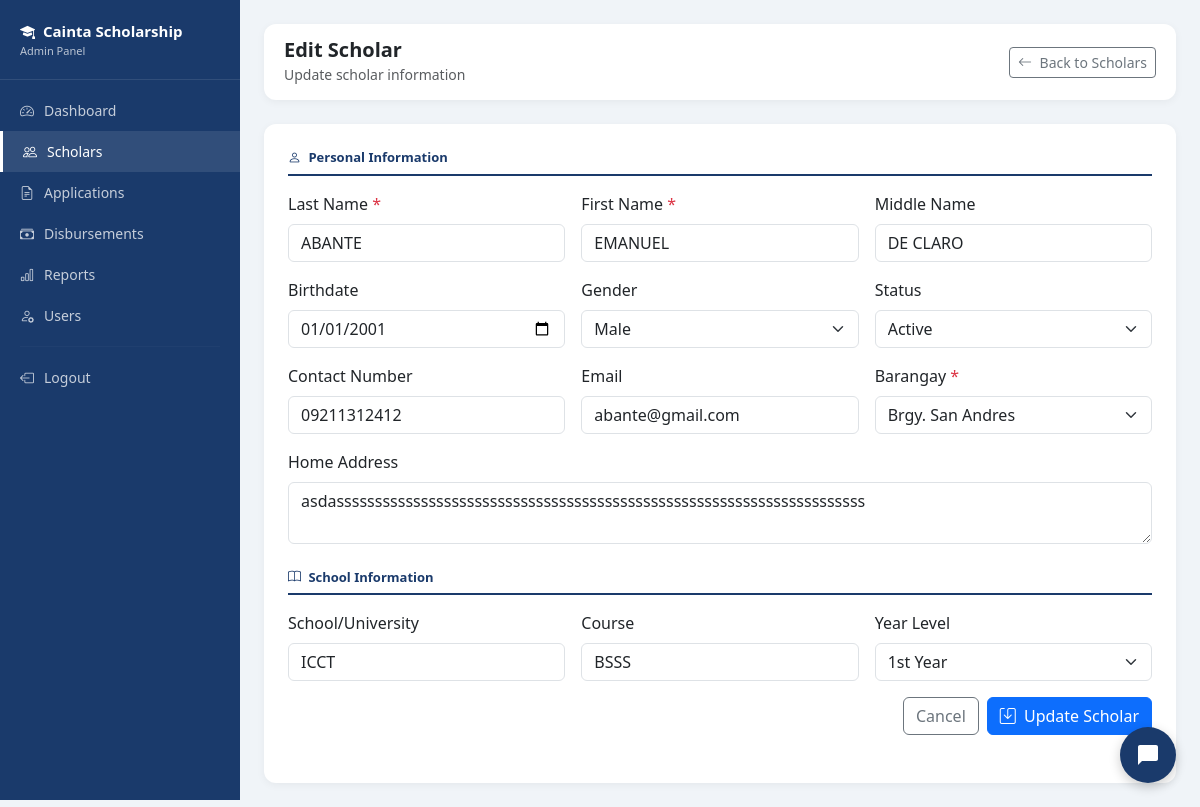
Page /admin/edit_scholar.php?id=6 (signed in) on the committed database.
### tables this page shows
CREATE TABLE `scholars` (
  `scholar_id` int(11) NOT NULL,
  `first_name` varchar(50) NOT NULL,
  `last_name` varchar(50) NOT NULL,
  `middle_name` varchar(50) DEFAULT NULL,
  `birthdate` date DEFAULT NULL,
  `gender` enum('Male','Female') DEFAULT NULL,
  `address` text DEFAULT NULL,
  `barangay` varchar(100) DEFAULT NULL,
  `contact_no` varchar(20) DEFAULT NULL,
  `email` varchar(100) DEFAULT NULL,
  `school` varchar(100) DEFAULT NULL,
  `course` varchar(100) DEFAULT NULL,
  `year_level` int(11) DEFAULT NULL,
  `status` enum('active','inactive') DEFAULT 'active',
  `created_at` timestamp NOT NULL DEFAULT current_timestamp(),
  `is_archived` tinyint(4) DEFAULT 0,
  `archived_at` timestamp NULL DEFAULT NULL,
  `archive_reason` varchar(255) DEFAULT NULL
);

### admin/edit_scholar.php (the view, shortened to what this page needs)
<?php
require_once '../includes/db.php';
$id = $_GET['id'] ?? null;
$scholar = $pdo->prepare("SELECT * FROM scholars WHERE scholar_id = ?");
$scholar->execute([$id]);
$s = $scholar->fetch();
$barangays = [
    'Brgy. San Andres',
    'Brgy. San Isidro',
    'Brgy. San Juan',
    'Brgy. San Roque',
    'Brgy. Santa Rosa',
    'Brgy. Santo Domingo',
    'Brgy. Santo Niño'
];
?>
<!DOCTYPE html>
<html lang="en">
<head>
    <link href="https://cdn.jsdelivr.net/npm/bootstrap@5.3.0/dist/css/bootstrap.min.css" rel="stylesheet">
    <link href="https://cdn.jsdelivr.net/npm/bootstrap-icons@1.10.0/font/bootstrap-icons.css" rel="stylesheet">
</head>
<body>
<div class="sidebar" id="sidebar">
    <div class="sidebar-brand">
        <i class="bi bi-mortarboard-fill me-2"></i>Cainta Scholarship
        <small>Admin Panel</small>
    </div>
    <nav>
        <a href="dashboard.php" class="nav-link"><i class="bi bi-speedometer2"></i> Dashboard</a>
        <a href="scholars.php" class="nav-link active"><i class="bi bi-people"></i> Scholars</a>
        <a href="applications.php" class="nav-link"><i class="bi bi-file-earmark-text"></i> Applications</a>
        <a href="disbursements.php" class="nav-link"><i class="bi bi-cash-stack"></i> Disbursements</a>
        <a href="reports.php" class="nav-link"><i class="bi bi-bar-chart"></i> Reports</a>
        <a href="users.php" class="nav-link"><i class="bi bi-person-gear"></i> Users</a>
        <hr style="border-color: rgba(255,255,255,0.1); margin: 10px 20px;">
        <a href="../logout.php" class="nav-link"><i class="bi bi-box-arrow-left"></i> Logout</a>
    </nav>
</div>
<div class="main-content">
    <div class="topbar">
        <div>
            <h5 class="mb-0 fw-bold">Edit Scholar</h5>
            <small class="text-muted">Update scholar information</small>
        </div>
        <a href="scholars.php" class="btn btn-outline-secondary btn-sm">
            <i class="bi bi-arrow-left me-1"></i> Back to Scholars
        </a>
    </div>
    <div class="card">
        <div class="card-body p-4">
            <form method="POST">
                <p class="section-title"><i class="bi bi-person me-1"></i> Personal Information</p>
                <div class="row g-3 mb-4">
                    <div class="col-md-4">
                        <label class="form-label">Last Name <span class="text-danger">*</span></label>
                        <input type="text" name="last_name" class="form-control"
                                value="<?= htmlspecialchars($s['last_name']) ?>" required>
                    </div>
                    <div class="col-md-4">
                        <label class="form-label">First Name <span class="text-danger">*</span></label>
                        <input type="text" name="first_name" class="form-control"
                                value="<?= htmlspecialchars($s['first_name']) ?>" required>
                    </div>
                    <div class="col-md-4">
                        <label class="form-label">Middle Name</label>
                        <input type="text" name="middle_name" class="form-control"
                                value="<?= htmlspecialchars($s['middle_name']) ?>">
                    </div>
                    <div class="col-md-4">
                        <label class="form-label">Birthdate</label>
                        <input type="date" name="birthdate" class="form-control"
                                value="<?= $s['birthdate'] ?>">
                    </div>
                    <div class="col-md-4">
                        <label class="form-label">Gender</label>
                        <select name="gender" class="form-select">
                            <option value="Male" <?= $s['gender']=='Male'?'selected':'' ?>>Male</option>
                        </select>
                    </div>
                    <div class="col-md-4">
                        <label class="form-label">Status</label>
                        <select name="status" class="form-select">
                            <option value="active" <?= $s['status']=='active'?'selected':'' ?>>Active</option>
                        </select>
                    </div>
                    <div class="col-md-4">
                        <label class="form-label">Contact Number</label>
                        <input type="text" name="contact_no" class="form-control"
                                value="<?= htmlspecialchars($s['contact_no']) ?>">
                    </div>
                    <div class="col-md-4">
                        <label class="form-label">Email</label>
                        <input type="email" name="email" class="form-control"
                                value="<?= htmlspecialchars($s['email']) ?>">
                    </div>
                    <div class="col-md-4">
                        <label class="form-label">Barangay <span class="text-danger">*</span></label>
                        <select name="barangay" class="form-select" required>
                            <?php foreach($barangays as $b): ?>
                            <option value="<?= $b ?>" <?= $s['barangay']==$b?'selected':'' ?>><?= $b ?></option>
                            <?php endforeach; ?>
                        </select>
                    </div>
                    <div class="col-md-12">
                        <label class="form-label">Home Address</label>
                        <textarea name="address" class="form-control" rows="2"><?= htmlspecialchars($s['address']) ?></textarea>
                    </div>
                </div>
                <p class="section-title"><i class="bi bi-book me-1"></i> School Information</p>
                <div class="row g-3 mb-4">
                    <div class="col-md-4">
                        <label class="form-label">School/University</label>
                        <input type="text" name="school" class="form-control"
                                value="<?= htmlspecialchars($s['school']) ?>">
                    </div>
                    <div class="col-md-4">
                        <label class="form-label">Course</label>
                        <input type="text" name="course" class="form-control"
                                value="<?= htmlspecialchars($s['course']) ?>">
                    </div>
                    <div class="col-md-4">
                        <label class="form-label">Year Level</label>
                        <select name="year_level" class="form-select">
                            <?php
                            $suffixes = ['', '1st', '2nd', '3rd', '4th', '5th'];
                            for($y=1; $y<=5; $y++): ?>
                        <option value="<?= $y ?>" <?= $s['year_level']==$y?'selected':'' ?>><?= $suffixes[$y] ?> Year</option>
                        <?php endfor; ?>
                        </select>
                </div>
                <div class="d-flex gap-2 justify-content-end">
                    <a href="scholars.php" class="btn btn-outline-secondary">Cancel</a>
                    <button type="submit" class="btn btn-primary">
                        <i class="bi bi-save me-1"></i> Update Scholar
                    </button>
                </div>
            </form>
        </div>
    </div>
</div>
<?php include '../chatbot_widget.php'; ?>
</body>
</html>

### admin/edit_scholar.php (style rules this page uses)
body { font-family: 'Segoe UI', sans-serif; background: #f0f4f8; }
.sidebar { width: 240px; min-height: 100vh; background: #1A3A6B; position: fixed; top: 0; left: 0; padding-top: 20px; z-index: 100; }
.sidebar-brand { color: white; font-size: 15px; font-weight: 600; padding: 0 20px 20px; border-bottom: 1px solid rgba(255,255,255,0.1); margin-bottom: 10px; }
.sidebar-brand small { display: block; font-size: 11px; opacity: 0.7; font-weight: 400; }
.nav-link { color: rgba(255,255,255,0.75); padding: 10px 20px; font-size: 14px; display: flex; align-items: center; gap: 10px; }
.nav-link:hover, .nav-link.active { color: white; background: rgba(255,255,255,0.1); border-left: 3px solid #fff; }
.main-content { margin-left: 240px; padding: 24px; }
.topbar { background: white; border-radius: 12px; padding: 14px 20px; margin-bottom: 24px; display: flex; justify-content: space-between; align-items: center; box-shadow: 0 2px 8px rgba(0,0,0,0.05); }
.card { border: none; border-radius: 12px; box-shadow: 0 2px 8px rgba(0,0,0,0.05); }
.section-title { font-size: 13px; font-weight: 600; color: #1A3A6B; border-bottom: 2px solid #1A3A6B; padding-bottom: 6px; margin-bottom: 16px; }
@media (min-width: 769px) { .sidebar { transform: translateX(0) !important; } }

### rows in the picture
scholars: last_name "ABANTE", first_name "EMANUEL", middle_name "DE CLARO", birthdate "01/01/2001", gender "Male", status "Active", contact_no "09211312412", email "abante@gmail.com", barangay "Brgy. San Andres", address "asdasssssssssssssssssssssssssssssssssssssssssssssssssssssssssssssssssssss", school "ICCT", course "BSSS", year_level "1st Year"
